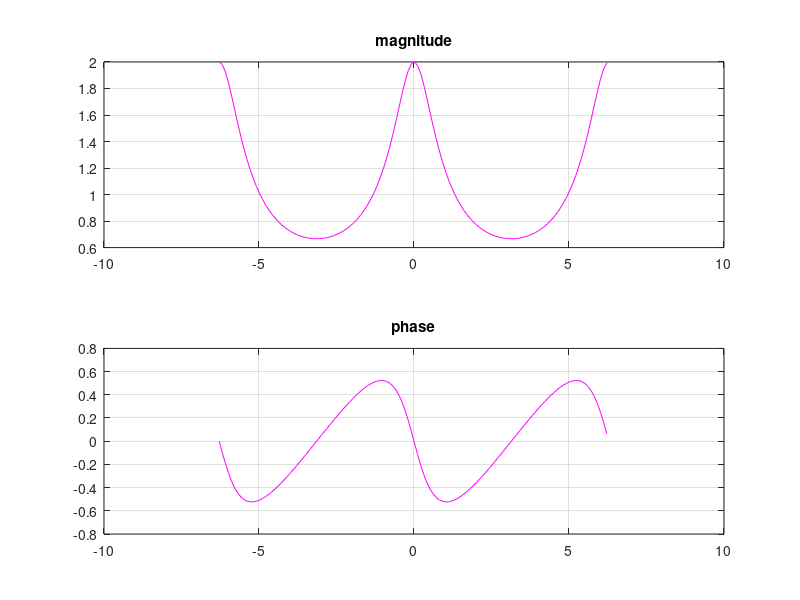

This figure's MATLAB source:
%% clear
clc
clear all
close all

%% process
a=0.5;
w=-2*pi:0.1:+2*pi;
x=1./(1-a*exp(-j*w));

%% plot
subplot(2,1,1);
plot(w, abs(x),'m');
title('magnitude');
grid on;
subplot(2,1,2);
plot(w, angle(x),'m');
title('phase');
grid on;